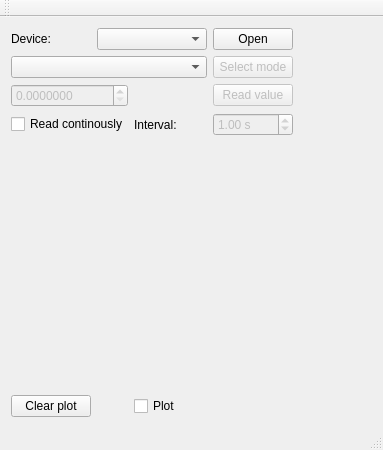
<?xml version="1.0" encoding="UTF-8"?>
<ui version="4.0">
 <class>MainWindow</class>
 <widget class="QMainWindow" name="MainWindow">
  <property name="geometry">
   <rect>
    <x>0</x>
    <y>0</y>
    <width>383</width>
    <height>450</height>
   </rect>
  </property>
  <property name="windowTitle">
   <string>NI-4050 test panel</string>
  </property>
  <widget class="QWidget" name="centralWidget">
   <layout class="QGridLayout" name="gridLayout">
    <item row="0" column="3">
     <widget class="QPushButton" name="pushButtonOpen">
      <property name="text">
       <string>Open</string>
      </property>
     </widget>
    </item>
    <item row="1" column="0" colspan="3">
     <widget class="QComboBox" name="comboBoxMeasurementMode"/>
    </item>
    <item row="1" column="3">
     <widget class="QPushButton" name="pushButtonStartMeasurement">
      <property name="enabled">
       <bool>false</bool>
      </property>
      <property name="text">
       <string>Select mode</string>
      </property>
     </widget>
    </item>
    <item row="2" column="3">
     <widget class="QPushButton" name="pushButtonReadValue">
      <property name="enabled">
       <bool>false</bool>
      </property>
      <property name="text">
       <string>Read value</string>
      </property>
     </widget>
    </item>
    <item row="2" column="0" colspan="2">
     <widget class="QDoubleSpinBox" name="doubleSpinBoxValue">
      <property name="enabled">
       <bool>false</bool>
      </property>
      <property name="decimals">
       <number>7</number>
      </property>
      <property name="maximum">
       <double>999900009.000000000000000</double>
      </property>
     </widget>
    </item>
    <item row="2" column="2">
     <spacer name="horizontalSpacer">
      <property name="orientation">
       <enum>Qt::Horizontal</enum>
      </property>
      <property name="sizeHint" stdset="0">
       <size>
        <width>40</width>
        <height>20</height>
       </size>
      </property>
     </spacer>
    </item>
    <item row="4" column="2">
     <widget class="QLabel" name="label">
      <property name="text">
       <string>Interval:</string>
      </property>
     </widget>
    </item>
    <item row="4" column="0" colspan="2">
     <widget class="QCheckBox" name="checkBoxReadContinously">
      <property name="text">
       <string>Read continously</string>
      </property>
     </widget>
    </item>
    <item row="4" column="3">
     <widget class="QDoubleSpinBox" name="doubleSpinBoxInterval">
      <property name="enabled">
       <bool>false</bool>
      </property>
      <property name="suffix">
       <string> s</string>
      </property>
      <property name="singleStep">
       <double>0.100000000000000</double>
      </property>
      <property name="value">
       <double>1.000000000000000</double>
      </property>
     </widget>
    </item>
    <item row="5" column="0" colspan="5">
     <widget class="QwtPlot" name="qwtPlot"/>
    </item>
    <item row="1" column="4">
     <spacer name="horizontalSpacer_2">
      <property name="orientation">
       <enum>Qt::Horizontal</enum>
      </property>
      <property name="sizeHint" stdset="0">
       <size>
        <width>40</width>
        <height>20</height>
       </size>
      </property>
     </spacer>
    </item>
    <item row="6" column="0">
     <widget class="QPushButton" name="pushButtonClearPlot">
      <property name="text">
       <string>Clear plot</string>
      </property>
     </widget>
    </item>
    <item row="6" column="2">
     <widget class="QCheckBox" name="checkBoxPlotNeeded">
      <property name="text">
       <string>Plot</string>
      </property>
     </widget>
    </item>
    <item row="0" column="0">
     <widget class="QLabel" name="label_2">
      <property name="text">
       <string>Device:</string>
      </property>
     </widget>
    </item>
    <item row="0" column="1" colspan="2">
     <widget class="QComboBox" name="comboBoxDevice"/>
    </item>
   </layout>
  </widget>
  <widget class="QToolBar" name="mainToolBar">
   <attribute name="toolBarArea">
    <enum>TopToolBarArea</enum>
   </attribute>
   <attribute name="toolBarBreak">
    <bool>false</bool>
   </attribute>
  </widget>
  <widget class="QStatusBar" name="statusBar"/>
 </widget>
 <layoutdefault spacing="6" margin="11"/>
 <customwidgets>
  <customwidget>
   <class>QwtPlot</class>
   <extends>QFrame</extends>
   <header>qwt_plot.h</header>
   <container>1</container>
  </customwidget>
 </customwidgets>
 <resources/>
 <connections/>
</ui>
